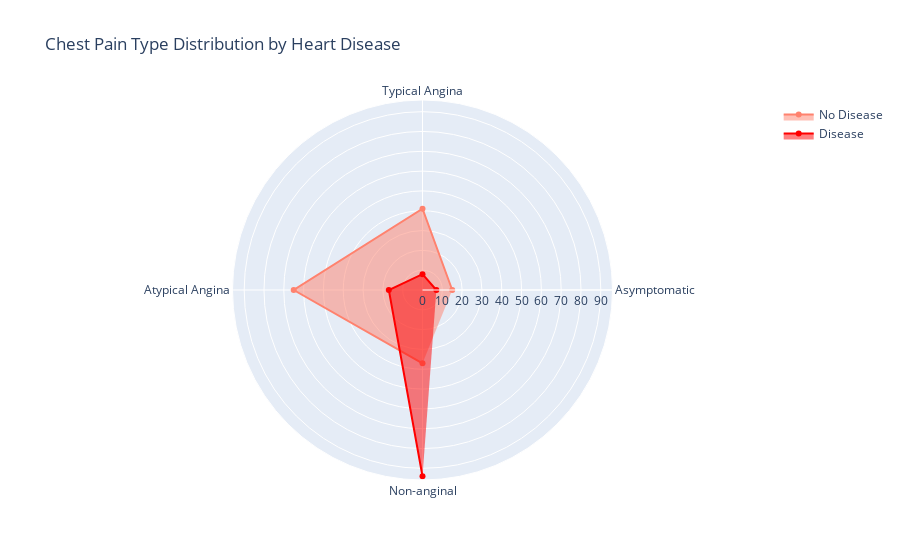

The code cell stored with this chart in its notebook:
### Markdown cell above
##### ii. Chest Pain Type (cp) - Radar Chart

### Code cell
# Prepare data
cp_counts = df.groupby(['cp', 'target']).size().unstack().fillna(0)

# Plot
categories = ['Asymptomatic','Typical Angina','Atypical Angina','Non-anginal']
fig = go.Figure()

fig.add_trace(go.Scatterpolar(
    r=cp_counts[0].values,
    theta=categories,
    fill='toself',
    name='No Disease',
    line_color='#ff826e'
))
fig.add_trace(go.Scatterpolar(
    r=cp_counts[1].values,
    theta=categories,
    fill='toself',
    name='Disease',
    line_color='red'
))

fig.update_layout(
    polar=dict(radialaxis=dict(visible=True)),
    title='Chest Pain Type Distribution by Heart Disease'
)
fig.show()

### Figure 1 — Plotly figure (JSON) as saved in the notebook; plotly's stock layout.template omitted (floating-point values rounded to 4 significant figures)
{"data": [{"fill": "toself", "line": {"color": "#ff826e"}, "name": "No Disease", "r": [15, 41, 65, 37], "theta": ["Asymptomatic", "Typical Angina", "Atypical Angina", "Non-anginal"], "type": "scatterpolar"}, {"fill": "toself", "line": {"color": "red"}, "name": "Disease", "r": [7, 8, 17, 94], "theta": ["Asymptomatic", "Typical Angina", "Atypical Angina", "Non-anginal"], "type": "scatterpolar"}], "layout": {"polar": {"radialaxis": {"visible": true}}, "title": {"text": "Chest Pain Type Distribution by Heart Disease"}}}
